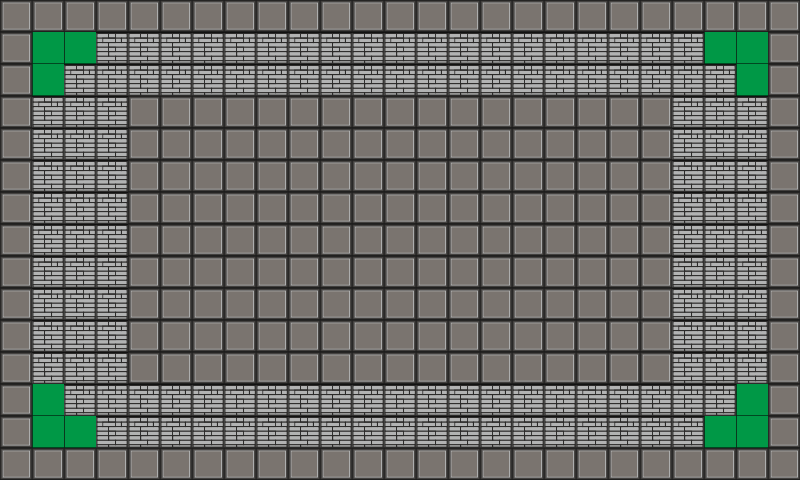

Rendered tile map (Tiled .tmx) drawn with the repository's tilesets; below, a short description and the map source with its tile grids summarised:
An orthogonal 25x15 tile map with 32x32 px tiles, 1 tile layer (Camada de Tiles 1).

<map version="1.0" orientation="orthogonal" width="25" height="15" tilewidth="32" tileheight="32">
 <tileset firstgid="1" name="map_tiled" tilewidth="32" tileheight="32">
  <image source="gfx/map_tiled.png" width="64" height="64" />
  <tile id="0">
   <properties>
    <property name="wall" value="true" />
   </properties>
  </tile>
  <tile id="2">
   <properties>
    <property name="brick" value="true" />
   </properties>
  </tile>
 </tileset>
 <layer name="Camada de Tiles 1" width="25" height="15">
  <data>[375 cells, 375 non-empty, 3 distinct tile ids]</data>
 </layer>
</map>
